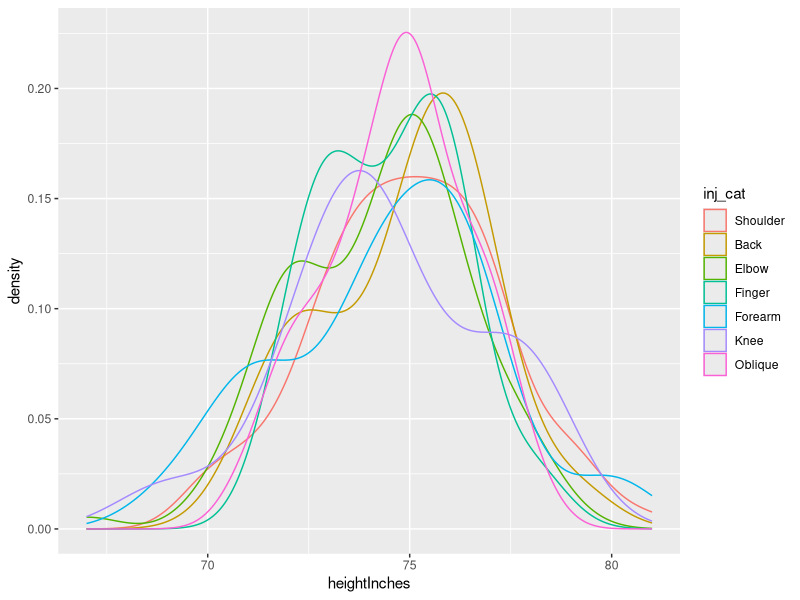
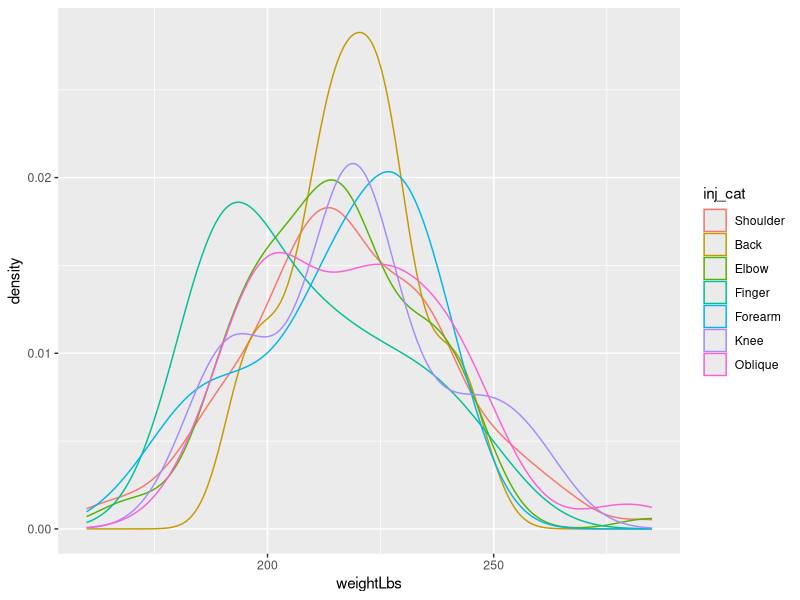
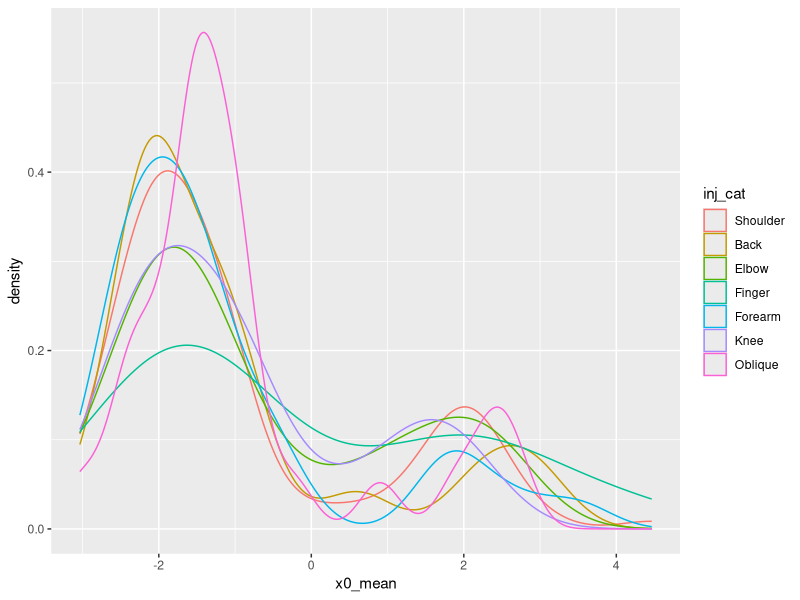
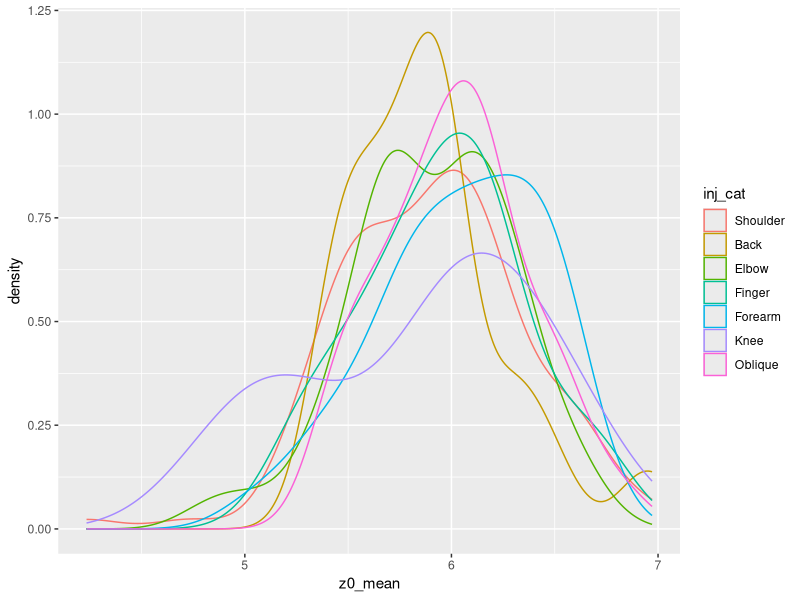
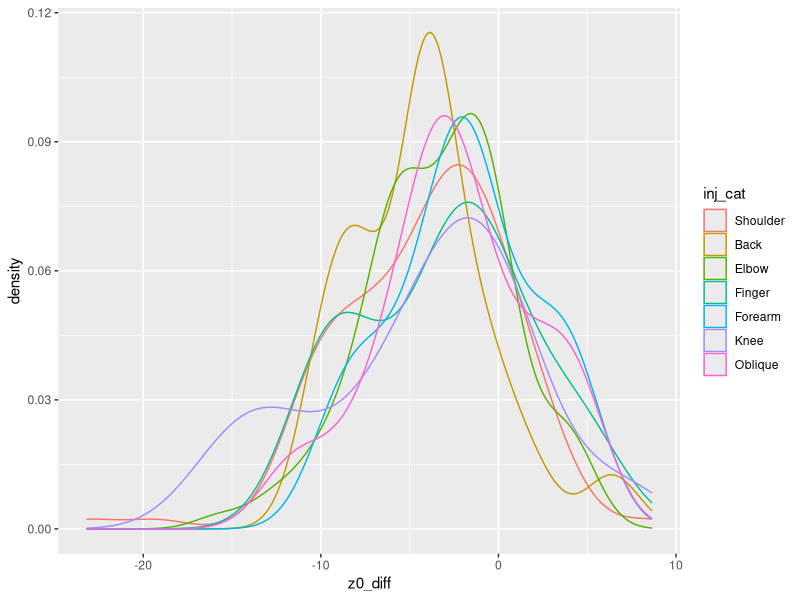
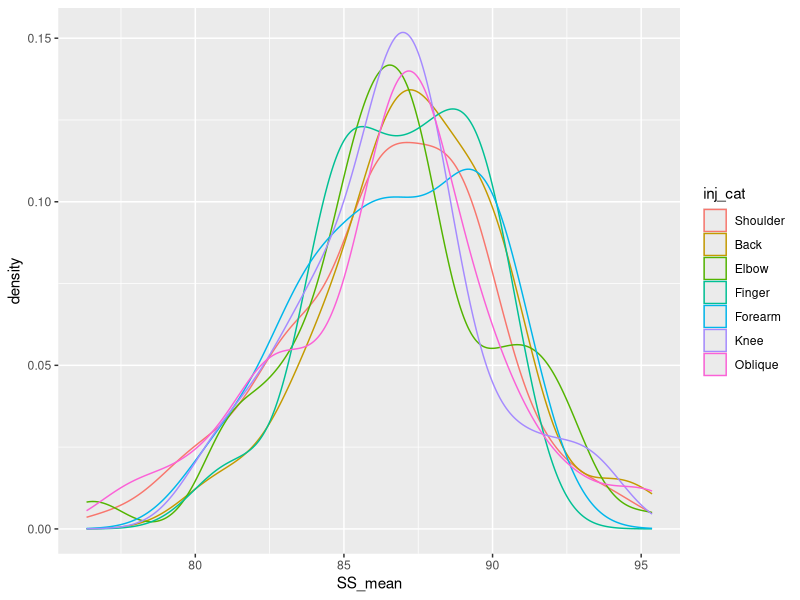

These figures' R source, in order:
# Multinomial Regression Model

library(tidyverse)

sub_data <- read.csv("sub_data.csv")


# install.packages("foreign")

library(foreign)

# install.packages("nnet")

library(nnet)


sub_data$inj_cat <- factor(sub_data$inj_cat)

sub_data$inj_cat <- relevel(sub_data$inj_cat, ref = "Shoulder")

mtest <- multinom(inj_cat ~ heightInches + weightLbs + x0_mean +  z0_mean + z0_diff +
                    SS_mean + main_pitch_type + pitch_count_cat, data = sub_data)

# These are tables of the confidence interval of odds ratios for the coefficient

# Each table is in reference to Shoulder since that is specified as the reference

# If the odds ratio bound contains 1, then that predictor is not significant since you are 1 times likely
# to get one injury from the other

data.frame("Coefficient" = names(confint(mtest)[, , "Back"][, 1]),
           "Lower_Bound" = as.numeric(round(exp(confint(mtest)[, , "Back"][, 1]), 3)), 
           "Upper_Bound" = as.numeric(round(exp(confint(mtest)[, , "Back"][, 2]), 3)))[-1, ]

data.frame("Coefficient" = names(confint(mtest)[, , "Elbow"][, 1]),
           "Lower_Bound" = as.numeric(round(exp(confint(mtest)[, , "Elbow"][, 1]), 3)), 
           "Upper_Bound" = as.numeric(round(exp(confint(mtest)[, , "Elbow"][, 2]), 3)))[-1, ]

# Finger has zero odds for off speed because there are no off speed finger injuries in the subset

data.frame("Coefficient" = names(confint(mtest)[, , "Finger"][, 1]),
           "Lower_Bound" = as.numeric(round(exp(confint(mtest)[, , "Finger"][, 1]), 3)), 
           "Upper_Bound" = as.numeric(round(exp(confint(mtest)[, , "Finger"][, 2]), 3)))[-1, ]

data.frame("Coefficient" = names(confint(mtest)[, , "Forearm"][, 1]),
           "Lower_Bound" = as.numeric(round(exp(confint(mtest)[, , "Forearm"][, 1]), 3)), 
           "Upper_Bound" = as.numeric(round(exp(confint(mtest)[, , "Forearm"][, 2]), 3)))[-1, ]

data.frame("Coefficient" = names(confint(mtest)[, , "Knee"][, 1]),
           "Lower_Bound" = as.numeric(round(exp(confint(mtest)[, , "Knee"][, 1]), 3)), 
           "Upper_Bound" = as.numeric(round(exp(confint(mtest)[, , "Knee"][, 2]), 3)))[-1, ]


# We need separation for any of these variables to work, which we do not have

ggplot(sub_data, aes(heightInches, color = inj_cat)) + geom_density()

ggplot(sub_data, aes(weightLbs, color = inj_cat)) + geom_density()

ggplot(sub_data, aes(x0_mean, color = inj_cat)) + geom_density()

ggplot(sub_data, aes(z0_mean, color = inj_cat)) + geom_density()

ggplot(sub_data, aes(z0_diff, color = inj_cat)) + geom_density()

ggplot(sub_data, aes(SS_mean, color = inj_cat)) + geom_density()


# We can try to predict the injury type but it is not going to go well

library(caret)

set.seed(11221)

trainids <- createDataPartition(sub_data$inj_cat, p = .75)

baseball.multi <- multinom(inj_cat ~ heightInches + weightLbs + x0_mean +  z0_mean + z0_diff +
                             SS_mean + main_pitch_type + pitch_count_cat, data = sub_data[trainids$Resample1, ])

table(sub_data$inj_cat[-trainids$Resample1], predict(baseball.multi, sub_data[-trainids$Resample1, ]))

table(sub_data$inj_cat)

# Because Shoulder and Elbow have the highest frequency, this is where most predictions will fall
# since there are no predictors that are able to separate the different types of injuries







# End